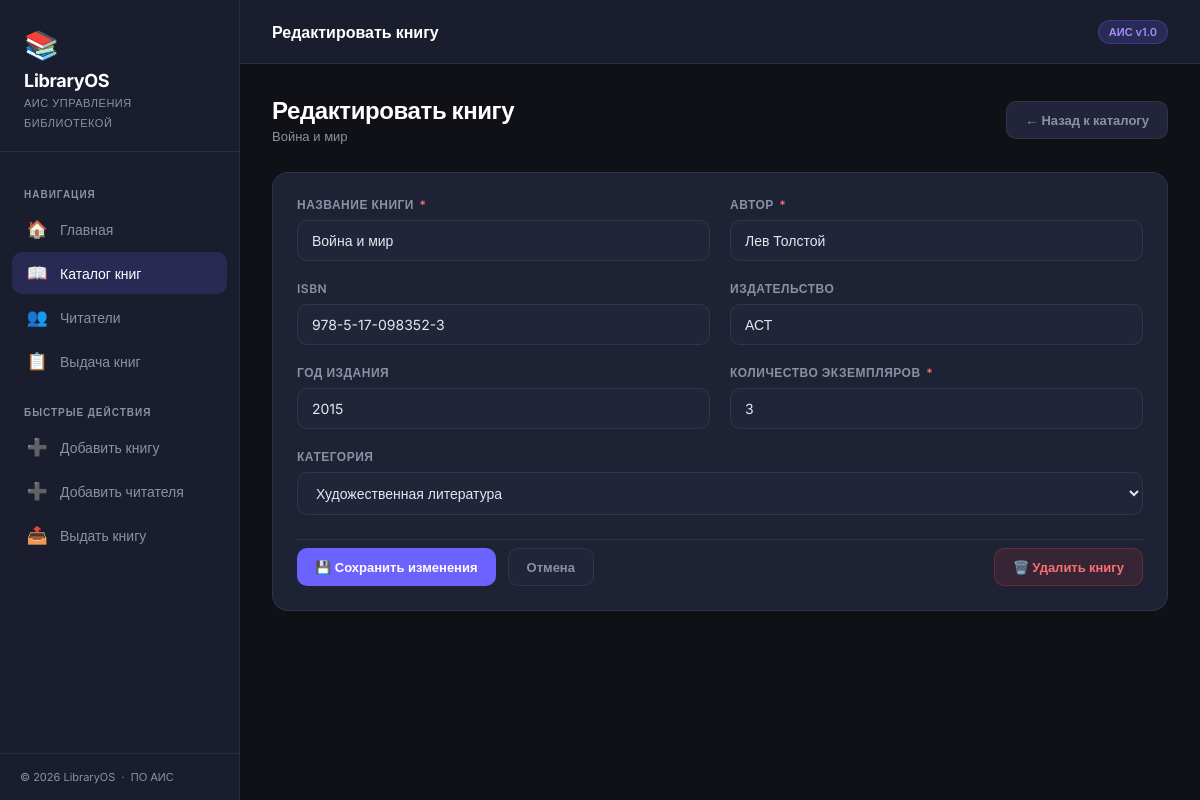
Page /books/edit/1 on the committed database.
### tables this page shows
CREATE TABLE books (
            id INTEGER PRIMARY KEY AUTOINCREMENT,
            title TEXT NOT NULL,
            author TEXT NOT NULL,
            isbn TEXT UNIQUE,
            publisher TEXT,
            year INTEGER,
            category TEXT,
            quantity INTEGER DEFAULT 1,
            available INTEGER DEFAULT 1,
            created_at TIMESTAMP DEFAULT CURRENT_TIMESTAMP
        );

### app.py (the view, shortened to what this page needs)
@app.route('/books/edit/<int:id>', methods=['GET', 'POST'])
def edit_book(id):
    conn = get_db_connection()
    book = conn.execute('SELECT * FROM books WHERE id = ?', (id,)).fetchone()
    conn.close()
    return render_template('edit_book.html', book=book)

### app.py (called while the page is built)
def get_db_connection():
    conn = sqlite3.connect(DATABASE)
    conn.row_factory = sqlite3.Row
    return conn

### templates/edit_book.html (shortened to what this page needs)
{% extends "base.html" %}
{% block topbar_title %}Редактировать книгу{% endblock %}
{% block content %}
<div class="page-header">
    <div>
        <h2>Редактировать книгу</h2>
        <p>{{ book.title }}</p>
    </div>
    <a href="/books" class="btn btn-secondary">← Назад к каталогу</a>
</div>
<div class="card">
    <form method="POST">
        <div class="form-grid">
            <div class="form-group">
                <label>Название книги <span class="required-star">*</span></label>
                <input type="text" name="title" value="{{ book.title }}" required>
            </div>
            <div class="form-group">
                <label>Автор <span class="required-star">*</span></label>
                <input type="text" name="author" value="{{ book.author }}" required>
            </div>
            <div class="form-group">
                <label>ISBN</label>
                <input type="text" name="isbn" value="{{ book.isbn or '' }}">
            </div>
            <div class="form-group">
                <label>Издательство</label>
                <input type="text" name="publisher" value="{{ book.publisher or '' }}">
            </div>
            <div class="form-group">
                <label>Год издания</label>
                <input type="number" name="year" value="{{ book.year or '' }}" min="1000" max="2100">
            </div>
            <div class="form-group">
                <label>Количество экземпляров <span class="required-star">*</span></label>
                <input type="number" name="quantity" value="{{ book.quantity }}" min="1" required>
            </div>
            <div class="form-group form-span-full">
                <label>Категория</label>
                <select name="category">
                    {% set cats = ['Художественная литература','Научная литература','Учебная литература','Детская литература','Справочная литература','Техническая литература'] %}
                    {% for cat in cats %}
                    <option value="{{ cat }}" {% if book.category == cat %}selected{% endif %}>{{ cat }}</option>
                    {% endfor %}
                </select>
            </div>
        </div>
        <div class="form-actions" style="margin-top: 24px;">
            <button type="submit" class="btn btn-primary">💾 Сохранить изменения</button>
            <a href="/books" class="btn btn-secondary">Отмена</a>
            <a href="/books/delete/{{ book.id }}" class="btn btn-danger"
               onclick="return confirm('Удалить книгу «{{ book.title }}»?')"
               style="margin-left: auto;">🗑️ Удалить книгу</a>
        </div>
    </form>
</div>
{% endblock %}

### templates/base.html (style rules this page uses)
:root { --bg: #0f1117; --bg2: #1a1d2e; --bg3: #222539; --surface: #1e2235; --border: rgba(255,255,255,0.07); --accent: #6c63ff; --accent2: #a78bfa; --green: #22c55e; --red: #ef4444; --amber: #f59e0b; --text: #e2e8f0; --muted: #8892a4; --sidebar-w: 240px; }
*, *::before, *::after { margin: 0; padding: 0; box-sizing: border-box; }
body { font-family: 'Inter', sans-serif; background: var(--bg); color: var(--text); min-height: 100vh; display: flex; }
.page-header { display: flex; align-items: center; justify-content: space-between; margin-bottom: 28px; flex-wrap: wrap; gap: 16px; }
.page-header h2 { font-size: 24px; font-weight: 700; color: #fff; letter-spacing: -0.4px; }
.page-header p { font-size: 13px; color: var(--muted); margin-top: 3px; }
.btn { display: inline-flex; align-items: center; gap: 7px; padding: 10px 18px; border-radius: 10px; font-size: 13px; font-weight: 600; cursor: pointer; text-decoration: none; border: none; transition: all 0.18s; white-space: nowrap; }
.btn-primary { background: var(--accent); color: #fff; }
.btn-secondary { background: var(--bg3); color: var(--muted); border: 1px solid var(--border); }
.btn-danger { background: rgba(239,68,68,0.12); color: #f87171; border: 1px solid rgba(239,68,68,0.25); }
.card { background: var(--surface); border: 1px solid var(--border); border-radius: 16px; padding: 24px; }
.form-grid { display: grid; grid-template-columns: repeat(auto-fit, minmax(280px, 1fr)); gap: 20px; }
.form-group { display: flex; flex-direction: column; gap: 8px; }
.form-group label { font-size: 12px; font-weight: 600; color: var(--muted); text-transform: uppercase; letter-spacing: 0.5px; }
.form-group input, .form-group select, .form-group textarea { background: var(--bg3); border: 1px solid var(--border); border-radius: 10px; color: var(--text); font-size: 14px; font-family: 'Inter', sans-serif; padding: 11px 14px; transition: border-color 0.18s, box-shadow 0.18s; }
.form-group input::placeholder, .form-group textarea::placeholder { color: var(--muted); }
.form-group select option { background: var(--bg2); }
.required-star { color: #f87171; margin-left: 2px; }
.form-actions { display: flex; gap: 12px; padding-top: 8px; margin-top: 4px; border-top: 1px solid var(--border); }
.form-span-full { grid-column: 1 / -1; }

### rows in the picture
books: title "Война и мир", author "Лев Толстой", isbn "978-5-17-098352-3", publisher "АСТ", year "2015", quantity "3", category "Художественная литература"
